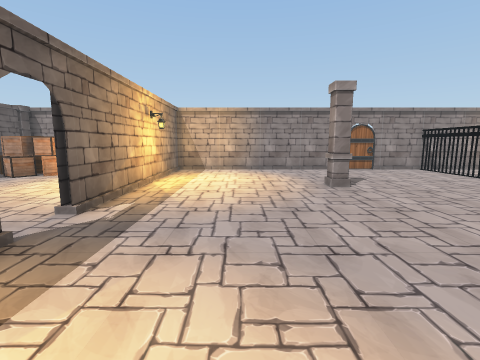
[1] (above)

20 first-person views from a walk through a 3-D level made in the Unity game engine. The camera is 1.3 m above the floor, tilts 8° down and sees 85° across. Doors are open. The floor is counted in squares, 1 m on a side. Each view is taken from the middle of a square. On the plan, view 1 faces up. The plan holds only what a view shows up to about 13 squares ahead; the rest is blank. The place goes on beyond the plan. Some surface patterns are stand-ins.

[2]
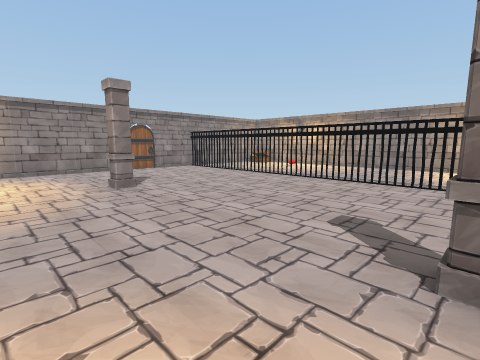

[3]
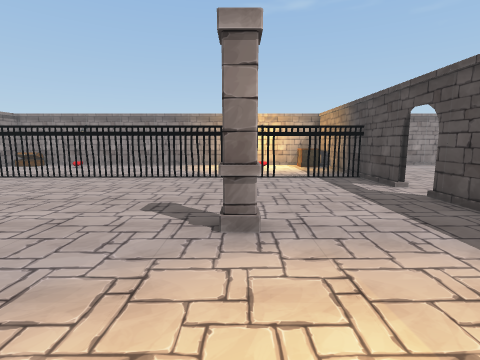

[4]
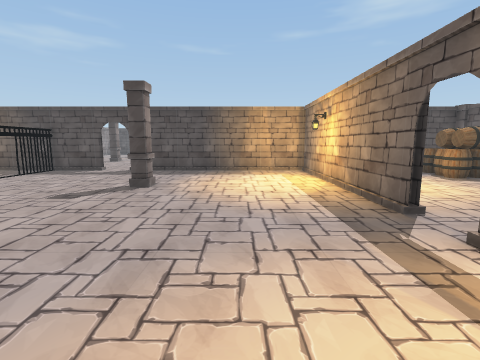

[5]
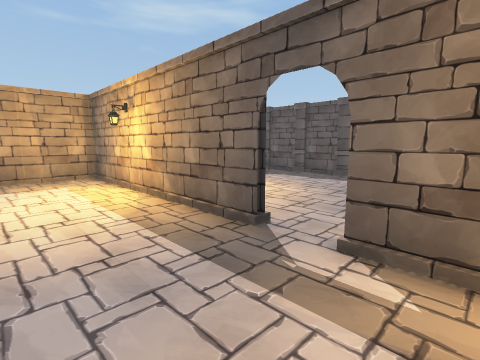

[6]
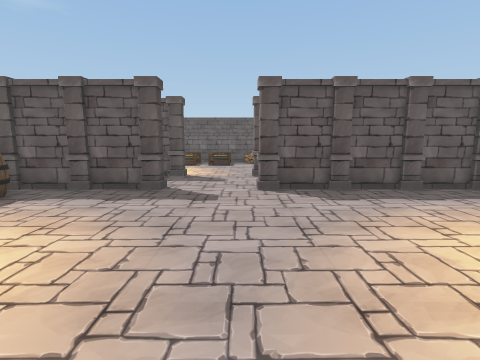

[7]
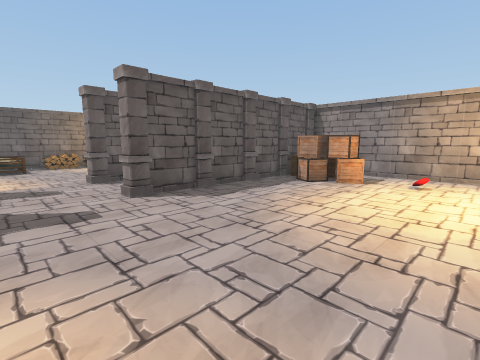

[8]
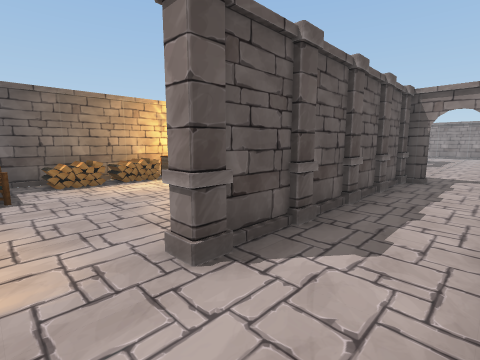

[9]
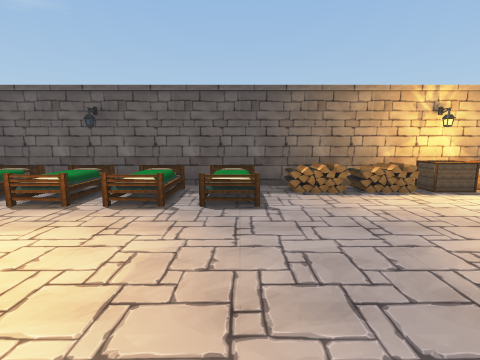

[10]
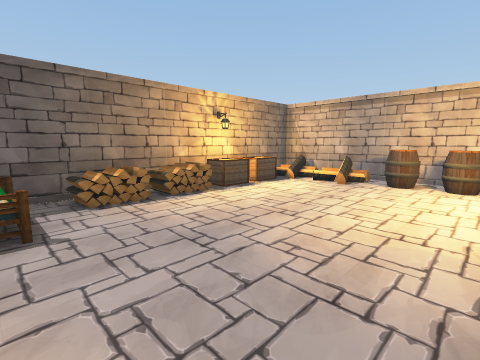

[11]
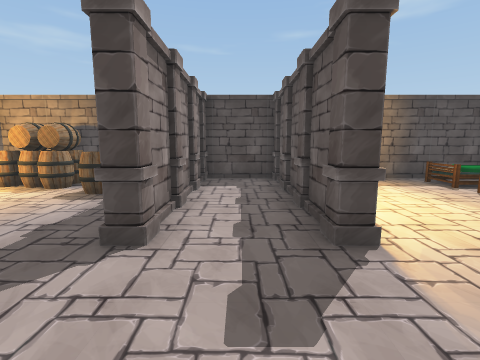

[12]
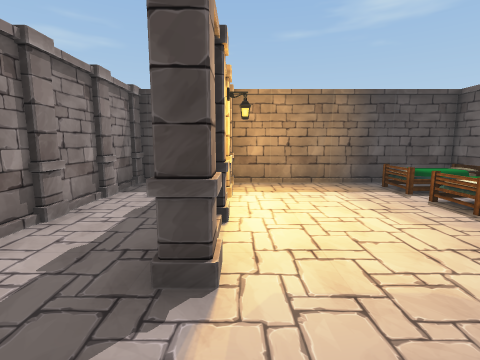

[13]
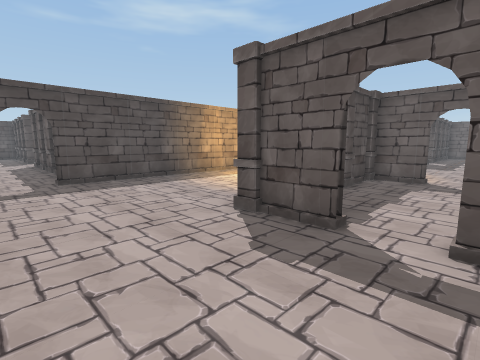

[14]
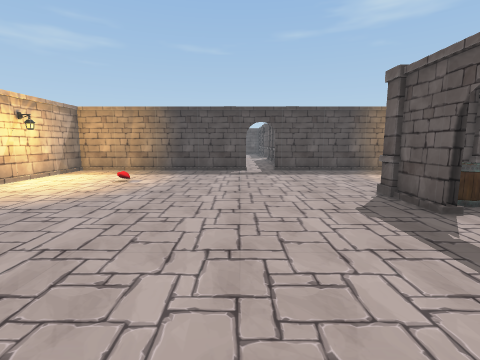

[15]
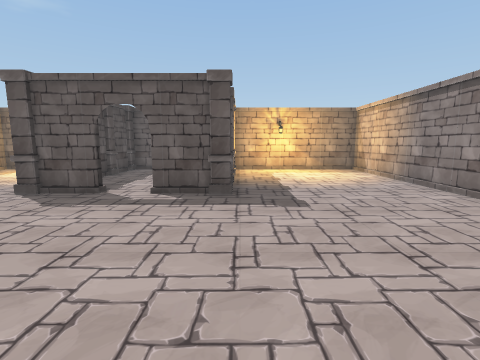

[16]
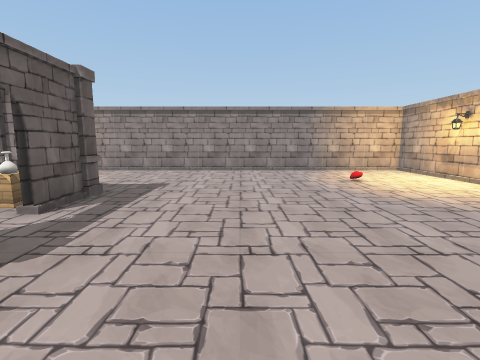

[17]
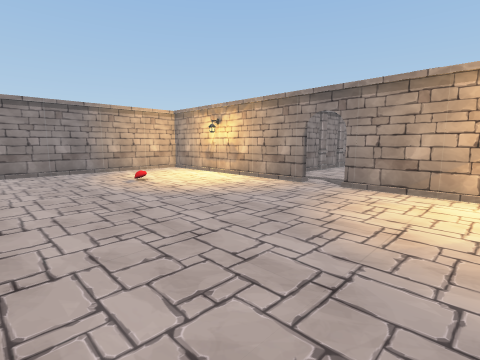

[18]
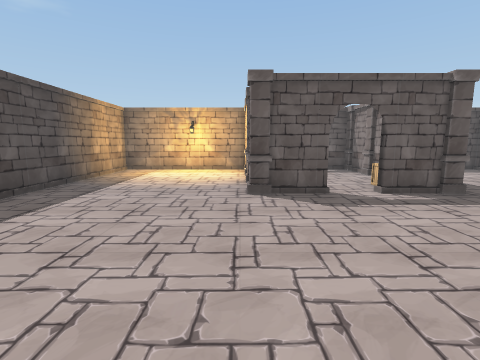

[19]
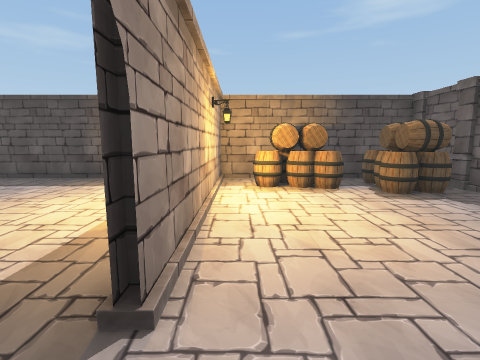

[20]
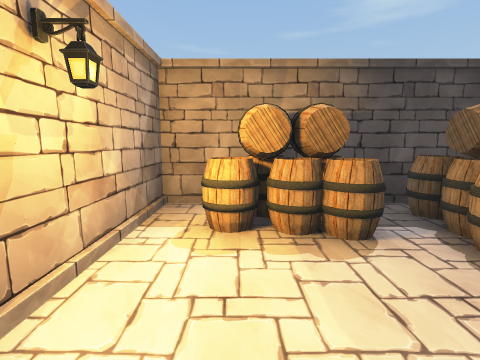

### Floor plan
Points are (right, up) in squares from view 1. A wall is a line through its corners. A room is listed if a view was taken in it or the views show most of it. See-through windows are left out.
Room 1 (views 1, 2, 3, 4, 5, 6)
walls: (9.1, 3.8) (8.8, 4.2); (-3.1, 3.4) (-3.1, -4.7) (5.4, -4.7); (9.1, 3.2) (8.8, 3.6); (9.1, 2.5) (8.8, 2.9); (9.2, 5.1) (8.8, 5.6); (9.1, 6) (8.8, 6.4); (9.1, 1) (8.8, 1.3); (9.2, 7.8) (8.8, 8.2); (9.2, 8.4) (8.8, 8.9); (9.1, 9.9) (8.8, 10.2); (9.1, 10.5) (8.8, 10.9); (9.1, -3) (8.8, -2.6); (6.6, -4.7) (12, -4.7); (9.1, 12.1) (8.8, 12.5); (8.9, -4.8) (8.9, 13.1); (-3.1, 13.3) (-3.1, 4.6); (11.9, 13.1) (-3.3, 13.1)
ways out: opening at (-3, 4) to room 2; opening at (6, -5)
objects: other object (3, 0); other object (3, 8)
Room 2 (views 7, 8, 9, 10, 11, 12, 13, 14, 15, 16, 17, 18, 19, 20)
walls: (-14.5, 13.1) (-21.1, 13.1) (-21.1, -4.7) (-14.5, -4.7); (-9.5, 13.3) (-3.3, 13.3) (-3.3, 18.5); (-13.4, 10.5) (-13.4, 5.4); (-10.4, 10.5) (-10.4, 5.4); (-4.4, 13.1) (-9.5, 13.1); (-14.8, 21.4) (-14.8, 19.8); (-21.1, 18.5) (-21.1, 13.3) (-14.4, 13.3); (-20.5, 19.6) (-18.1, 19.6); (-3.3, 20.4) (-3.3, 21.4); (-14.8, 24.4) (-14.8, 22.6); (-21.1, 21.4) (-21.1, 20.5); (-18.1, 24.4) (-20.4, 24.4); (-3.3, 22.6) (-3.3, 30.7) (-21.1, 30.7) (-21.1, 25.5); (-12.5, -4.7) (-11.5, -4.7); (-9.5, -4.7) (-3.3, -4.7) (-3.3, 3.4)
ways out: opening at (-3, 4) to room 1; opening at (-3, 22)
objects: other object (-21, 19) to (-21, 20); other object (-21, 25); other object (-20, -4) to (-20, -3); other object (-20, -2) to (-18, -1); other object (-20, 0) to (-18, 1); other object (-20, 2) to (-18, 3); other object (-20, 4) to (-20, 6); other object (-20, 7); other object (-20, 8) to (-20, 9); other object (-20, 10) to (-20, 11); other object (-20, 12); other object (-19, 19) to (-19, 20); other object (-19, 24) to (-19, 25); other object (-18, -3); other object (-18, 13); other object (-17, 19) to (-17, 20); other object (-17, 24) to (-17, 25); other object (-16, 12); other object (-16, 20) to (-16, 21); other object (-16, 23) to (-16, 24); other object (-15, 12) to (-14, 12); other object (-15, 19); other object (-15, 25); other object (-14, -5) to (-13, -4); other object (-14, -3) to (-13, -2); other object (-14, -1) to (-13, 0); other object (-14, 1) to (-13, 2); other object (-14, 5) to (-13, 5); other object (-14, 7) to (-13, 7); other object (-14, 9) to (-13, 9); other object (-14, 11) to (-13, 11); other object (-14, 13) to (-13, 13); other object (-11, -5) to (-10, -4); other object (-11, -3) to (-10, -2); other object (-11, -1) to (-10, 0); other object (-11, 1) to (-10, 2); other object (-11, 5) to (-10, 5); other object (-11, 7) to (-10, 7); other object (-11, 9) to (-10, 9); other object (-11, 11) to (-10, 11); other object (-11, 13) to (-10, 13); other object (-10, 10) to (-7, 12); other object (-9, -4) to (-8, -2); other object (-7, -4) to (-5, -2); other object (-7, 17); other object (-7, 27); other object (-6, 11)

Positions as (right, up) in squares from view 1, and headings:
1: (0, 0), facing up
2: (0, 0), facing up-right
3: (-1, 0), facing right
4: (0, 8), facing down
5: (0, 6), facing down-left
6: (-3, 4), facing left
7: (-4, 2), facing up-left
8: (-11, 3), facing up-left
9: (-13, 3), facing left
10: (-14, 3), facing up-left
11: (-12, 5), facing down
12: (-14, 4), facing down
13: (-11, 23), facing down-left
14: (-11, 26), facing down
15: (-8, 25), facing left
16: (-11, 18), facing up
17: (-11, 18), facing up-right
18: (-8, 19), facing left
19: (-4, 5), facing down
20: (-5, 1), facing down
